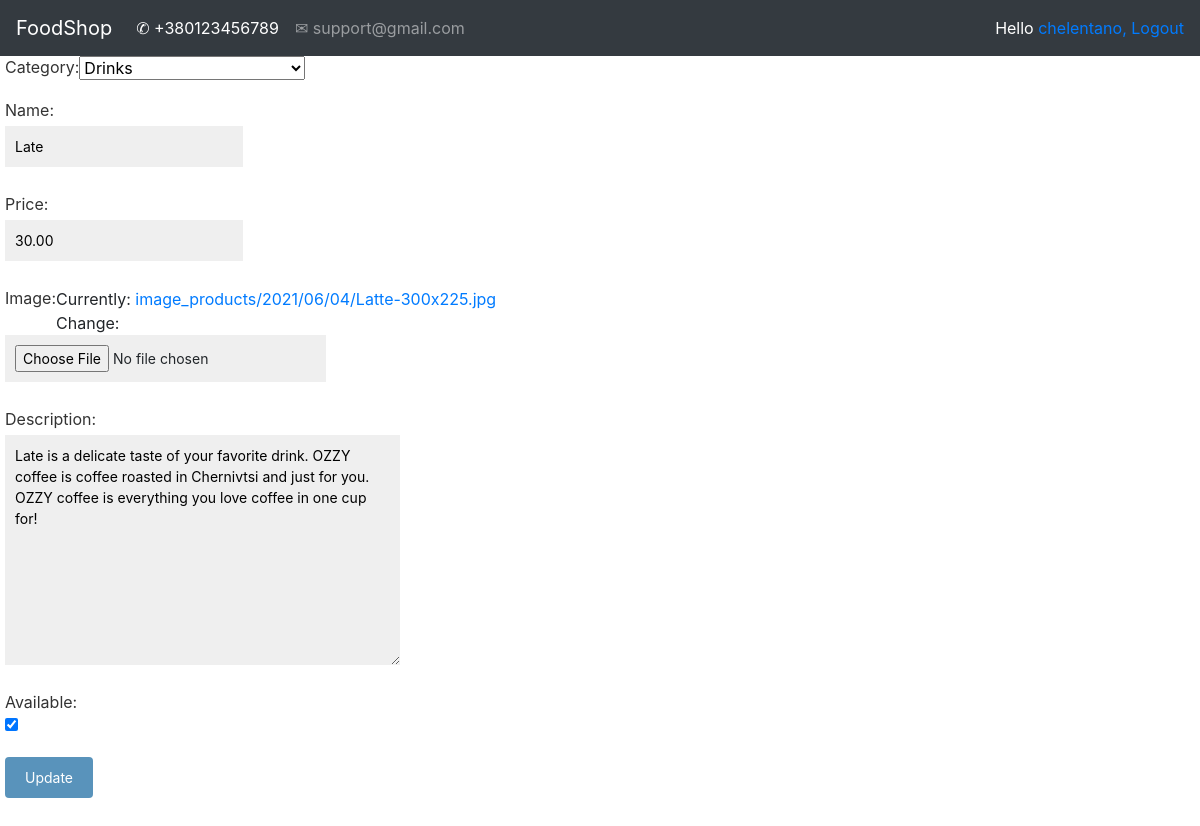
Page /account/update_product/18/late/ (signed in) on the earlier database version.
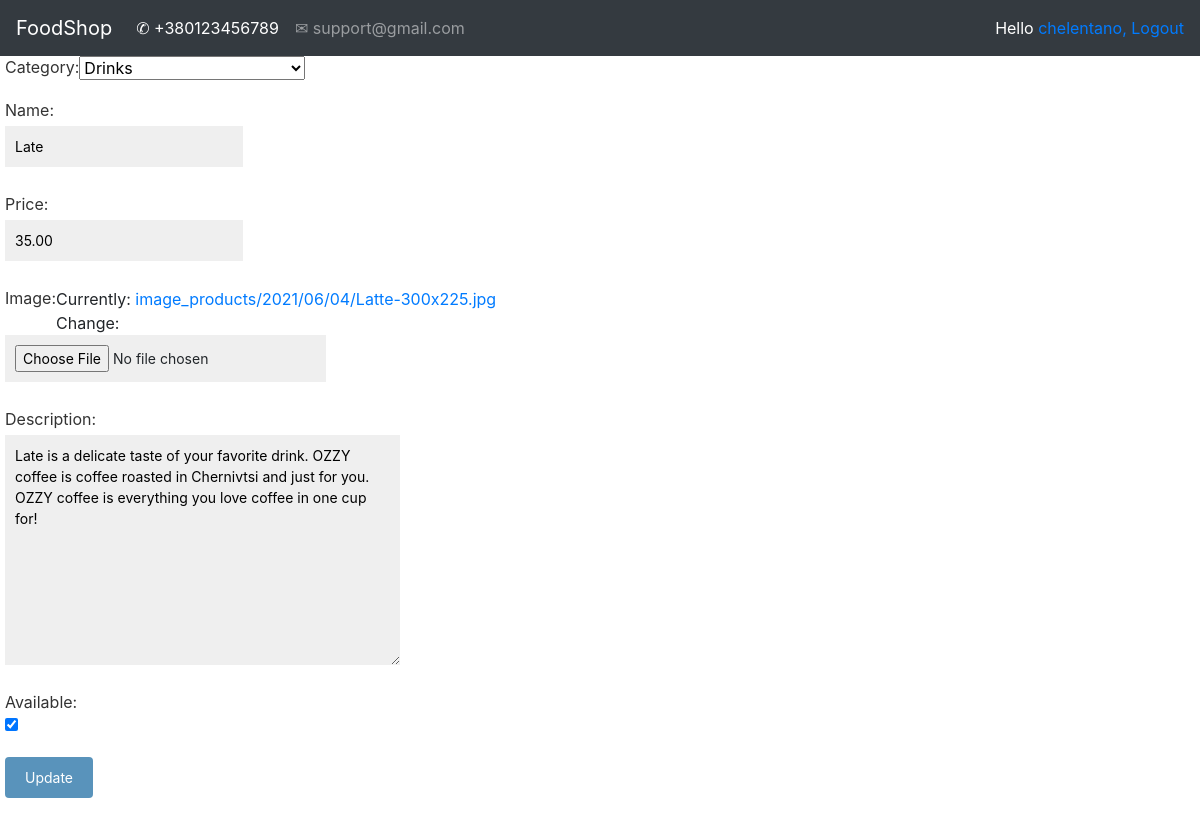
Same page on the later database version.
### shop/models.py (models this page shows, shortened)
class Product(models.Model):
    shop = models.ForeignKey(Shop, on_delete=models.CASCADE)
    category = models.ForeignKey(Category, on_delete=models.CASCADE)
    name = models.CharField(max_length=150, db_index=True)
    slug = models.SlugField(max_length=150, db_index=True)
    image = models.ImageField(upload_to='image_products/%Y/%m/%d', default='image_products/no_img.png')
    description = models.TextField(blank=True)
    price = models.DecimalField(max_digits=10, decimal_places=2)
    available = models.BooleanField(default=True)
    created = models.DateTimeField(auto_now_add=True)
    updated = models.DateTimeField(auto_now=True)
    objects = ProductManager()
    class Meta:
        ordering = ('-created',)
        index_together = (('id', 'slug'),)
        default_related_name = "products"

### account/decorators.py (the view)
    def wrapper_func(request, *args, **kwargs):
        group = None
        if request.user.groups.exists():
            group = request.user.groups.filter(name='entrepreneur').exists()
        if group:
            return view_func(request, *args, **kwargs)
        else:
            return redirect('product_list')

### account/forms.py
class CreateProductForm(forms.ModelForm):
    class Meta:
        model = Product
        fields = ['shop', 'category', 'name', 'price', 'image', 'description', 'available']

### account/views.py (called while the page is built)
@login_required
@entrepreneur_only
def updateProduct(request, id, slug):
    product = Product.objects.get(id=id, slug=slug)
    form = CreateProductForm(instance=product)
    form.fields['shop'].widget = forms.HiddenInput()
    if request.method == 'POST':
        form = CreateProductForm(request.POST, instance=product)
        if form.is_valid():
            form.save()
            return redirect('my_products')
    context = {"form": form}
    return render(request, 'registration/CRUD/update_product.html', context)

### orderlist/context_processors.py (called while the page is built)
def orderlist(request):
    return {'orderlist': OrderList(request)}

### shop/models.py (called while the page is built)
    def __str__(self):
        return self.name

### templates/registration/CRUD/update_product.html (shortened to what this page needs)
{% extends 'registration/base.html' %}
{% load static %}
{% block context %}
<form action="" method="POST" enctype="multipart/form-data">
    {{ form.as_p }}
    <p><input type="submit" value="Update"></p>
</form>
{% endblock %}

Differences in the rows shown:
changed Product "Drinks": price "30.00" → "35.00"
